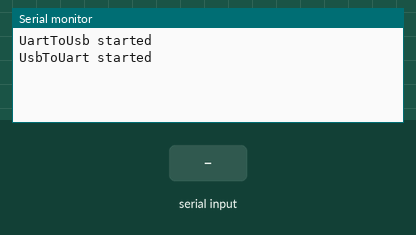
Recording of a sketch running on a simulated ESP32. Shown: the last lines printed to the serial monitor. Inputs (shaded band) come from the test bench.

Above: at 1.2 s.
1.3 s: "1" received over the second serial link
At 2.5 s:
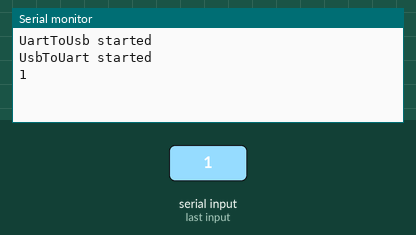
2.8 s: "0" received over the second serial link
At 3.6 s:
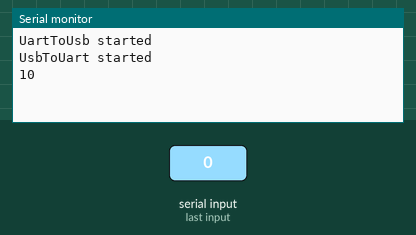

The sketch:

uartTTL.ino
```cpp
#include <HardwareSerial.h>

#define BAUD_RATE 115200
#define SERIAL2_RX 16
#define SERIAL2_TX 17

unsigned char receiveByte = 0;
unsigned char transmitByte = 0;
TaskHandle_t usbToUartTask;
TaskHandle_t uartToUsbTask;

HardwareSerial SerialPort(2);

void uartToUsb(void* params){
  Serial.println("UartToUsb started");
  while(1){
    while (Serial2.available() > 0) {
      Serial2.readBytes(&receiveByte, 1);
      Serial.write(&receiveByte, 1);
    }
    vTaskDelay(0); //Here to prevent reset by the watchdog timer
  }
}


void usbToUart(void* params){
  Serial.println("UsbToUart started");
  while(1){
    while (Serial.available() > 0) {
      Serial.readBytes(&transmitByte, 1);
      Serial2.write(&transmitByte, 1);
    }
    vTaskDelay(0); //Here to prevent reset by the watchdog timer
  }
}

void setup()
{
  Serial2.begin(BAUD_RATE, SERIAL_8N1, 16, 17);

  Serial.begin(BAUD_RATE);


  xTaskCreatePinnedToCore(
                    uartToUsb,      /* Task function. */
                    "uartToUsb",    /* name of task. */
                    1000,          /* Stack size of task */
                    NULL,           /* parameter of the task */
                    1,              /* priority of the task */
                    &uartToUsbTask, /* Task handle to keep track of created task */
                    0);             /* pin task to core 0 */
  xTaskCreatePinnedToCore(
                    usbToUart,      /* Task function. */
                    "usbToUart",    /* name of task. */
                    1000,          /* Stack size of task */
                    NULL,           /* parameter of the task */
                    1,              /* priority of the task */
                    &usbToUartTask, /* Task handle to keep track of created task */
                    1);             /* pin task to core 1 */
}
void loop() {vTaskDelay(0);}
```

Measured:
- after the input at 1.3 s, the serial monitor: prints a new line at once (image 1)
- after the input at 2.8 s, the serial monitor: prints a new line at once (image 2)
